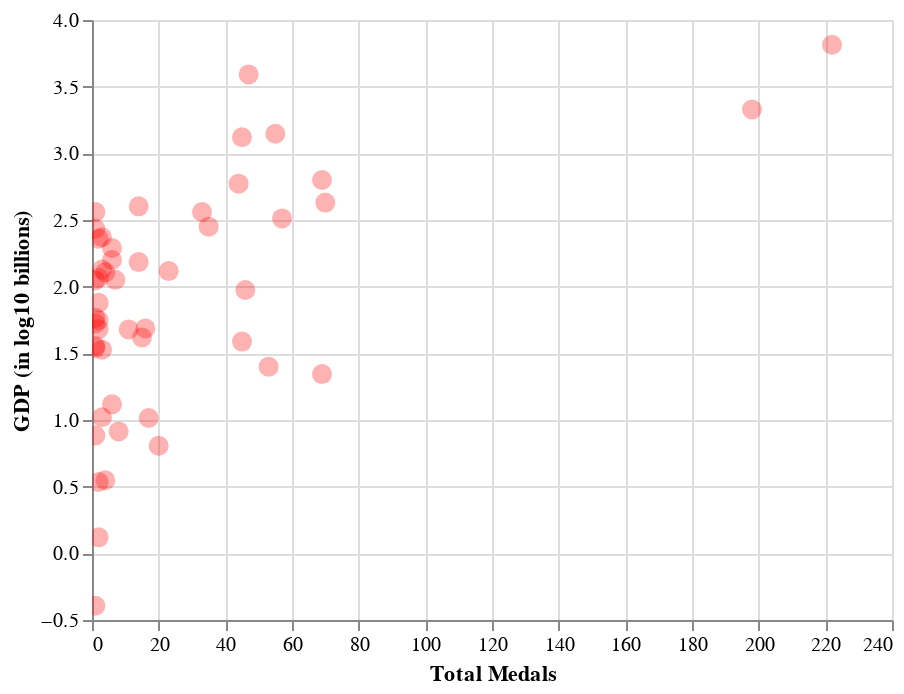

The notebook cell saved with this chart:
### Code cell
alt.Chart(df[df['Year']==1992]).mark_circle(
        color='red',
        size=100,
        opacity=0.3
    ).encode(
        x='Total Medals',
        y='GDP (in log10 billions)',
        tooltip=['Year', 'Team']
    ).interactive()

### Figure 1 — Vega-Lite specification as saved in the notebook (floating-point values rounded to 4 significant figures)
{"config": {"view": {"continuousWidth": 400, "continuousHeight": 300}}, "data": {"name": "data-007f71756e3337527e5847acb97bd904"}, "mark": {"type": "circle", "color": "red", "opacity": 0.3, "size": 100}, "encoding": {"tooltip": [{"type": "quantitative", "field": "Year"}, {"type": "nominal", "field": "Team"}], "x": {"type": "quantitative", "field": "Total Medals"}, "y": {"type": "quantitative", "field": "GDP (in log10 billions)"}}, "selection": {"selector001": {"type": "interval", "bind": "scales", "encodings": ["x", "y"]}}, "$schema": "https://vega.github.io/schema/vega-lite/v4.0.2.json", "datasets": {"data-007f71756e3337527e5847acb97bd904": [{"Team": "Algeria", "Year": 1992, "Bronze": 1.0, "Gold": 1.0, "Silver": 0.0, "Total Medals": 2.0, "Country": "Algeria", "Country_Code": "DZA", "Population": 27180000.0, "Country Name": "Algeria", "Country Code": "DZA", "Indicator Name": "GDP (current US$)", "GDP": 48000000000.0, "GDP (in USD)": 48000000000.0, "GDP (in log10 billions)": 1.681, "Total Medals (log10)": 0.301}, {"Team": "Argentina", "Year": 1992, "Bronze": 2.0, "Gold": 0.0, "Silver": 0.0, "Total Medals": 2.0, "Country": "Argentina", "Country_Code": "ARG", "Population": 33660000.0, "Country Name": "Argentina", "Country Code": "ARG", "Indicator Name": "GDP (current US$)", "GDP": 228800000000.0, "GDP (in USD)": 228800000000.0, "GDP (in log10 billions)": 2.359, "Total Medals (log10)": 0.301}, {"Team": "Australia", "Year": 1992, "Bronze": 16.0, "Gold": 14.0, "Silver": 27.0, "Total Medals": 57.0, "Country": "Australia", "Country_Code": "AUS", "Population": 17500000.0, "Country Name": "Australia", "Country Code": "AUS", "Indicator Name": "GDP (current US$)", "GDP": 324900000000.0, "GDP (in USD)": 324900000000.0, "GDP (in log10 billions)": 2.512, "Total Medals (log10)": 1.756}, {"Team": "Austria", "Year": 1992, "Bronze": 0.0, "Gold": 0.0, "Silver": 6.0, "Total Medals": 6.0, "Country": "Austria", "Country_Code": "AUT", "Population": 7841000.0, "Country Name": "Austria", "Country Code": "AUT", "Indicator Name": "GDP (current US$)", "GDP": 195100000000.0, "GDP (in USD)": 195100000000.0, "GDP (in log10 billions)": 2.29, "Total Medals (log10)": 0.7782}, {"Team": "Belgium", "Year": 1992, "Bronze": 2.0, "Gold": 0.0, "Silver": 1.0, "Total Medals": 3.0, "Country": "Belgium", "Country_Code": "BEL", "Population": 10050000.0, "Country Name": "Belgium", "Country Code": "BEL", "Indicator Name": "GDP (current US$)", "GDP": 234800000000.0, "GDP (in USD)": 234800000000.0, "GDP (in log10 billions)": 2.371, "Total Medals (log10)": 0.4771}, {"Team": "Brazil", "Year": 1992, "Bronze": 0.0, "Gold": 13.0, "Silver": 1.0, "Total Medals": 14.0, "Country": "Brazil", "Country_Code": "BRA", "Population": 154600000.0, "Country Name": "Brazil", "Country Code": "BRA", "Indicator Name": "GDP (current US$)", "GDP": 400600000000.0, "GDP (in USD)": 400600000000.0, "GDP (in log10 billions)": 2.603, "Total Medals (log10)": 1.146}, {"Team": "Bulgaria", "Year": 1992, "Bronze": 7.0, "Gold": 3.0, "Silver": 7.0, "Total Medals": 17.0, "Country": "Bulgaria", "Country_Code": "BGR", "Population": 8540000.0, "Country Name": "Bulgaria", "Country Code": "BGR", "Indicator Name": "GDP (current US$)", "GDP": 10350000000.0, "GDP (in USD)": 10350000000.0, "GDP (in log10 billions)": 1.015, "Total Medals (log10)": 1.23}, {"Team": "Canada", "Year": 1992, "Bronze": 12.0, "Gold": 27.0, "Silver": 5.0, "Total Medals": 44.0, "Country": "Canada", "Country_Code": "CAN", "Population": 28520000.0, "Country Name": "Canada", "Country Code": "CAN", "Indicator Name": "GDP (current US$)", "GDP": 592400000000.0, "GDP (in USD)": 592400000000.0, "GDP (in log10 billions)": 2.773, "Total Medals (log10)": 1.643}, {"Team": "China", "Year": 1992, "Bronze": 15.0, "Gold": 14.0, "Silver": 41.0, "Total Medals": 70.0, "Country": "China", "Country_Code": "CHN", "Population": 1165000000.0, "Country Name": "China", "Country Code": "CHN", "Indicator Name": "GDP (current US$)", "GDP": 426900000000.0, "GDP (in USD)": 426900000000.0, "GDP (in log10 billions)": 2.63, "Total Medals (log10)": 1.845}, {"Team": "Colombia", "Year": 1992, "Bronze": 1.0, "Gold": 0.0, "Silver": 0.0, "Total Medals": 1.0, "Country": "Colombia", "Country_Code": "COL", "Population": 35560000.0, "Country Name": "Colombia", "Country Code": "COL", "Indicator Name": "GDP (current US$)", "GDP": 58420000000.0, "GDP (in USD)": 58420000000.0, "GDP (in log10 billions)": 1.767, "Total Medals (log10)": 0.0}, {"Team": "Croatia", "Year": 1992, "Bronze": 3.0, "Gold": 0.0, "Silver": 12.0, "Total Medals": 15.0, "Country": "Croatia", "Country_Code": "HRV", "Population": 4470000.0, "Country Name": "Croatia", "Country Code": "HRV", "Indicator Name": "GDP (current US$)", "GDP": null, "GDP (in USD)": null, "GDP (in log10 billions)": null, "Total Medals (log10)": 1.176}, {"Team": "Cuba", "Year": 1992, "Bronze": 14.0, "Gold": 42.0, "Silver": 13.0, "Total Medals": 69.0, "Country": "Cuba", "Country_Code": "CUB", "Population": 10730000.0, "Country Name": "Cuba", "Country Code": "CUB", "Indicator Name": "GDP (current US$)", "GDP": 22090000000.0, "GDP (in USD)": 22090000000.0, "GDP (in log10 billions)": 1.344, "Total Medals (log10)": 1.839}, {"Team": "Denmark", "Year": 1992, "Bronze": 9.0, "Gold": 3.0, "Silver": 2.0, "Total Medals": 14.0, "Country": "Denmark", "Country_Code": "DNK", "Population": 5171000.0, "Country Name": "Denmark", "Country Code": "DNK", "Indicator Name": "GDP (current US$)", "GDP": 152900000000.0, "GDP (in USD)": 152900000000.0, "GDP (in log10 billions)": 2.184, "Total Medals (log10)": 1.146}, {"Team": "Estonia", "Year": 1992, "Bronze": 2.0, "Gold": 1.0, "Silver": 0.0, "Total Medals": 3.0, "Country": "Estonia", "Country_Code": "EST", "Population": 1533000.0, "Country Name": "Estonia", "Country Code": "EST", "Indicator Name": "GDP (current US$)", "GDP": null, "GDP (in USD)": null, "GDP (in log10 billions)": null, "Total Medals (log10)": 0.4771}, {"Team": "Ethiopia", "Year": 1992, "Bronze": 2.0, "Gold": 1.0, "Silver": 0.0, "Total Medals": 3.0, "Country": "Ethiopia", "Country_Code": "ETH", "Population": 51650000.0, "Country Name": "Ethiopia", "Country Code": "ETH", "Indicator Name": "GDP (current US$)", "GDP": 10490000000.0, "GDP (in USD)": 10490000000.0, "GDP (in log10 billions)": 1.021, "Total Medals (log10)": 0.4771}, {"Team": "Finland", "Year": 1992, "Bronze": 2.0, "Gold": 1.0, "Silver": 4.0, "Total Medals": 7.0, "Country": "Finland", "Country_Code": "FIN", "Population": 5042000.0, "Country Name": "Finland", "Country Code": "FIN", "Indicator Name": "GDP (current US$)", "GDP": 112500000000.0, "GDP (in USD)": 112500000000.0, "GDP (in log10 billions)": 2.051, "Total Medals (log10)": 0.8451}, {"Team": "France", "Year": 1992, "Bronze": 41.0, "Gold": 9.0, "Silver": 5.0, "Total Medals": 55.0, "Country": "France", "Country_Code": "FRA", "Population": 58850000.0, "Country Name": "France", "Country Code": "FRA", "Indicator Name": "GDP (current US$)", "GDP": 1401000000000.0, "GDP (in USD)": 1401000000000.0, "GDP (in log10 billions)": 3.147, "Total Medals (log10)": 1.74}, {"Team": "Germany", "Year": 1992, "Bronze": 60.0, "Gold": 81.0, "Silver": 57.0, "Total Medals": 198.0, "Country": "Germany", "Country_Code": "DEU", "Population": 80620000.0, "Country Name": "Germany", "Country Code": "DEU", "Indicator Name": "GDP (current US$)", "GDP": 2132000000000.0, "GDP (in USD)": 2132000000000.0, "GDP (in log10 billions)": 3.329, "Total Medals (log10)": 2.297}, {"Team": "Ghana", "Year": 1992, "Bronze": 20.0, "Gold": 0.0, "Silver": 0.0, "Total Medals": 20.0, "Country": "Ghana", "Country_Code": "GHA", "Population": 15460000.0, "Country Name": "Ghana", "Country Code": "GHA", "Indicator Name": "GDP (current US$)", "GDP": 6414000000.0, "GDP (in USD)": 6414000000.0, "GDP (in log10 billions)": 0.8071, "Total Medals (log10)": 1.301}, {"Team": "Greece", "Year": 1992, "Bronze": 0.0, "Gold": 2.0, "Silver": 0.0, "Total Medals": 2.0, "Country": "Greece", "Country_Code": "GRC", "Population": 10400000.0, "Country Name": "Greece", "Country Code": "GRC", "Indicator Name": "GDP (current US$)", "GDP": 116200000000.0, "GDP (in USD)": 116200000000.0, "GDP (in log10 billions)": 2.065, "Total Medals (log10)": 0.301}, {"Team": "Hungary", "Year": 1992, "Bronze": 8.0, "Gold": 14.0, "Silver": 23.0, "Total Medals": 45.0, "Country": "Hungary", "Country_Code": "HUN", "Population": 10370000.0, "Country Name": "Hungary", "Country Code": "HUN", "Indicator Name": "GDP (current US$)", "GDP": 38730000000.0, "GDP (in USD)": 38730000000.0, "GDP (in log10 billions)": 1.588, "Total Medals (log10)": 1.653}, {"Team": "Indonesia", "Year": 1992, "Bronze": 1.0, "Gold": 2.0, "Silver": 1.0, "Total Medals": 4.0, "Country": "Indonesia", "Country_Code": "IDN", "Population": 187800000.0, "Country Name": "Indonesia", "Country Code": "IDN", "Indicator Name": "GDP (current US$)", "GDP": 128000000000.0, "GDP (in USD)": 128000000000.0, "GDP (in log10 billions)": 2.107, "Total Medals (log10)": 0.6021}, {"Team": "Ireland", "Year": 1992, "Bronze": 0.0, "Gold": 1.0, "Silver": 1.0, "Total Medals": 2.0, "Country": "Ireland", "Country_Code": "IRL", "Population": 3558000.0, "Country Name": "Ireland", "Country Code": "IRL", "Indicator Name": "GDP (current US$)", "GDP": 55990000000.0, "GDP (in USD)": 55990000000.0, "GDP (in log10 billions)": 1.748, "Total Medals (log10)": 0.301}, {"Team": "Israel", "Year": 1992, "Bronze": 1.0, "Gold": 0.0, "Silver": 1.0, "Total Medals": 2.0, "Country": "Israel", "Country_Code": "ISR", "Population": 5123000.0, "Country Name": "Israel", "Country Code": "ISR", "Indicator Name": "GDP (current US$)", "GDP": 75610000000.0, "GDP (in USD)": 75610000000.0, "GDP (in log10 billions)": 1.879, "Total Medals (log10)": 0.301}, {"Team": "Italy", "Year": 1992, "Bronze": 14.0, "Gold": 21.0, "Silver": 10.0, "Total Medals": 45.0, "Country": "Italy", "Country_Code": "ITA", "Population": 56800000.0, "Country Name": "Italy", "Country Code": "ITA", "Indicator Name": "GDP (current US$)", "GDP": 1320000000000.0, "GDP (in USD)": 1320000000000.0, "GDP (in log10 billions)": 3.121, "Total Medals (log10)": 1.653}, {"Team": "Jamaica", "Year": 1992, "Bronze": 1.0, "Gold": 0.0, "Silver": 3.0, "Total Medals": 4.0, "Country": "Jamaica", "Country_Code": "JAM", "Population": 2465000.0, "Country Name": "Jamaica", "Country Code": "JAM", "Indicator Name": "GDP (current US$)", "GDP": 3531000000.0, "GDP (in USD)": 3531000000.0, "GDP (in log10 billions)": 0.5479, "Total Medals (log10)": 0.6021}, {"Team": "Japan", "Year": 1992, "Bronze": 36.0, "Gold": 3.0, "Silver": 8.0, "Total Medals": 47.0, "Country": "Japan", "Country_Code": "JPN", "Population": 124200000.0, "Country Name": "Japan", "Country Code": "JPN", "Indicator Name": "GDP (current US$)", "GDP": 3909000000000.0, "GDP (in USD)": 3909000000000.0, "GDP (in log10 billions)": 3.592, "Total Medals (log10)": 1.672}, {"Team": "Kenya", "Year": 1992, "Bronze": 2.0, "Gold": 2.0, "Silver": 4.0, "Total Medals": 8.0, "Country": "Kenya", "Country_Code": "KEN", "Population": 24960000.0, "Country Name": "Kenya", "Country Code": "KEN", "Indicator Name": "GDP (current US$)", "GDP": 8209000000.0, "GDP (in USD)": 8209000000.0, "GDP (in log10 billions)": 0.9143, "Total Medals (log10)": 0.9031}, {"Team": "Latvia", "Year": 1992, "Bronze": 1.0, "Gold": 0.0, "Silver": 2.0, "Total Medals": 3.0, "Country": "Latvia", "Country_Code": "LVA", "Population": 2614000.0, "Country Name": "Latvia", "Country Code": "LVA", "Indicator Name": "GDP (current US$)", "GDP": null, "GDP (in USD)": null, "GDP (in log10 billions)": null, "Total Medals (log10)": 0.4771}, {"Team": "Lithuania", "Year": 1992, "Bronze": 12.0, "Gold": 1.0, "Silver": 0.0, "Total Medals": 13.0, "Country": "Lithuania", "Country_Code": "LTU", "Population": 3700000.0, "Country Name": "Lithuania", "Country Code": "LTU", "Indicator Name": "GDP (current US$)", "GDP": null, "GDP (in USD)": null, "GDP (in log10 billions)": null, "Total Medals (log10)": 1.114}, {"Team": "Mexico", "Year": 1992, "Bronze": 0.0, "Gold": 0.0, "Silver": 1.0, "Total Medals": 1.0, "Country": "Mexico", "Country_Code": "MEX", "Population": 88830000.0, "Country Name": "Mexico", "Country Code": "MEX", "Indicator Name": "GDP (current US$)", "GDP": 363200000000.0, "GDP (in USD)": 363200000000.0, "GDP (in log10 billions)": 2.56, "Total Medals (log10)": 0.0}, {"Team": "Mongolia", "Year": 1992, "Bronze": 2.0, "Gold": 0.0, "Silver": 0.0, "Total Medals": 2.0, "Country": "Mongolia", "Country_Code": "MNG", "Population": 2244000.0, "Country Name": "Mongolia", "Country Code": "MNG", "Indicator Name": "GDP (current US$)", "GDP": 1318000000.0, "GDP (in USD)": 1318000000.0, "GDP (in log10 billions)": 0.1198, "Total Medals (log10)": 0.301}, {"Team": "Morocco", "Year": 1992, "Bronze": 1.0, "Gold": 1.0, "Silver": 1.0, "Total Medals": 3.0, "Country": "Morocco", "Country_Code": "MAR", "Population": 25790000.0, "Country Name": "Morocco", "Country Code": "MAR", "Indicator Name": "GDP (current US$)", "GDP": 33710000000.0, "GDP (in USD)": 33710000000.0, "GDP (in log10 billions)": 1.528, "Total Medals (log10)": 0.4771}, {"Team": "Namibia", "Year": 1992, "Bronze": 0.0, "Gold": 0.0, "Silver": 2.0, "Total Medals": 2.0, "Country": "Namibia", "Country_Code": "NAM", "Population": 1514000.0, "Country Name": "Namibia", "Country Code": "NAM", "Indicator Name": "GDP (current US$)", "GDP": 3425000000.0, "GDP (in USD)": 3425000000.0, "GDP (in log10 billions)": 0.5346, "Total Medals (log10)": 0.301}, {"Team": "Netherlands", "Year": 1992, "Bronze": 8.0, "Gold": 5.0, "Silver": 20.0, "Total Medals": 33.0, "Country": "Netherlands", "Country_Code": "NLD", "Population": 15180000.0, "Country Name": "Netherlands", "Country Code": "NLD", "Indicator Name": "GDP (current US$)", "GDP": 363000000000.0, "GDP (in USD)": 363000000000.0, "GDP (in log10 billions)": 2.56, "Total Medals (log10)": 1.519}, {"Team": "New Zealand", "Year": 1992, "Bronze": 5.0, "Gold": 1.0, "Silver": 9.0, "Total Medals": 15.0, "Country": "New Zealand", "Country_Code": "NZL", "Population": 3532000.0, "Country Name": "New Zealand", "Country Code": "NZL", "Indicator Name": "GDP (current US$)", "GDP": 41650000000.0, "GDP (in USD)": 41650000000.0, "GDP (in log10 billions)": 1.62, "Total Medals (log10)": 1.176}, {"Team": "Nigeria", "Year": 1992, "Bronze": 4.0, "Gold": 0.0, "Silver": 7.0, "Total Medals": 11.0, "Country": "Nigeria", "Country_Code": "NGA", "Population": 100200000.0, "Country Name": "Nigeria", "Country Code": "NGA", "Indicator Name": "GDP (current US$)", "GDP": 47790000000.0, "GDP (in USD)": 47790000000.0, "GDP (in log10 billions)": 1.679, "Total Medals (log10)": 1.041}, {"Team": "Norway", "Year": 1992, "Bronze": 1.0, "Gold": 2.0, "Silver": 20.0, "Total Medals": 23.0, "Country": "Norway", "Country_Code": "NOR", "Population": 4286000.0, "Country Name": "Norway", "Country Code": "NOR", "Indicator Name": "GDP (current US$)", "GDP": 130800000000.0, "GDP (in USD)": 130800000000.0, "GDP (in log10 billions)": 2.117, "Total Medals (log10)": 1.362}, {"Team": "Pakistan", "Year": 1992, "Bronze": 16.0, "Gold": 0.0, "Silver": 0.0, "Total Medals": 16.0, "Country": "Pakistan", "Country_Code": "PAK", "Population": 113700000.0, "Country Name": "Pakistan", "Country Code": "PAK", "Indicator Name": "GDP (current US$)", "GDP": 48640000000.0, "GDP (in USD)": 48640000000.0, "GDP (in log10 billions)": 1.687, "Total Medals (log10)": 1.204}, {"Team": "Peru", "Year": 1992, "Bronze": 0.0, "Gold": 0.0, "Silver": 1.0, "Total Medals": 1.0, "Country": "Peru", "Country_Code": "PER", "Population": 22740000.0, "Country Name": "Peru", "Country Code": "PER", "Indicator Name": "GDP (current US$)", "GDP": 35970000000.0, "GDP (in USD)": 35970000000.0, "GDP (in log10 billions)": 1.556, "Total Medals (log10)": 0.0}, {"Team": "Philippines", "Year": 1992, "Bronze": 1.0, "Gold": 0.0, "Silver": 0.0, "Total Medals": 1.0, "Country": "Philippines", "Country_Code": "PHL", "Population": 65080000.0, "Country Name": "Philippines", "Country Code": "PHL", "Indicator Name": "GDP (current US$)", "GDP": 52980000000.0, "GDP (in USD)": 52980000000.0, "GDP (in log10 billions)": 1.724, "Total Medals (log10)": 0.0}, {"Team": "Poland", "Year": 1992, "Bronze": 19.0, "Gold": 5.0, "Silver": 22.0, "Total Medals": 46.0, "Country": "Poland", "Country_Code": "POL", "Population": 38360000.0, "Country Name": "Poland", "Country Code": "POL", "Indicator Name": "GDP (current US$)", "GDP": 94340000000.0, "GDP (in USD)": 94340000000.0, "GDP (in log10 billions)": 1.975, "Total Medals (log10)": 1.663}, {"Team": "Puerto Rico", "Year": 1992, "Bronze": 1.0, "Gold": 0.0, "Silver": 0.0, "Total Medals": 1.0, "Country": "Puerto Rico", "Country_Code": "PRI", "Population": 3585000.0, "Country Name": "Puerto Rico", "Country Code": "PRI", "Indicator Name": "GDP (current US$)", "GDP": 34630000000.0, "GDP (in USD)": 34630000000.0, "GDP (in log10 billions)": 1.539, "Total Medals (log10)": 0.0}, {"Team": "Qatar", "Year": 1992, "Bronze": 1.0, "Gold": 0.0, "Silver": 0.0, "Total Medals": 1.0, "Country": "Qatar", "Country_Code": "QAT", "Population": 495500.0, "Country Name": "Qatar", "Country Code": "QAT", "Indicator Name": "GDP (current US$)", "GDP": 7646000000.0, "GDP (in USD)": 7646000000.0, "GDP (in log10 billions)": 0.8834, "Total Medals (log10)": 0.0}, {"Team": "Romania", "Year": 1992, "Bronze": 14.0, "Gold": 8.0, "Silver": 31.0, "Total Medals": 53.0, "Country": "Romania", "Country_Code": "ROU", "Population": 22790000.0, "Country Name": "Romania", "Country Code": "ROU", "Indicator Name": "GDP (current US$)", "GDP": 25120000000.0, "GDP (in USD)": 25120000000.0, "GDP (in log10 billions)": 1.4, "Total Medals (log10)": 1.724}, {"Team": "Slovenia", "Year": 1992, "Bronze": 6.0, "Gold": 0.0, "Silver": 0.0, "Total Medals": 6.0, "Country": "Slovenia", "Country_Code": "SVN", "Population": 1996000.0, "Country Name": "Slovenia", "Country Code": "SVN", "Indicator Name": "GDP (current US$)", "GDP": 13100000000.0, "GDP (in USD)": 13100000000.0, "GDP (in log10 billions)": 1.117, "Total Medals (log10)": 0.7782}, {"Team": "South Africa", "Year": 1992, "Bronze": 0.0, "Gold": 0.0, "Silver": 3.0, "Total Medals": 3.0, "Country": "South Africa", "Country_Code": "ZAF", "Population": 38650000.0, "Country Name": "South Africa", "Country Code": "ZAF", "Indicator Name": "GDP (current US$)", "GDP": 134500000000.0, "GDP (in USD)": 134500000000.0, "GDP (in log10 billions)": 2.129, "Total Medals (log10)": 0.4771}, {"Team": "Spain", "Year": 1992, "Bronze": 2.0, "Gold": 48.0, "Silver": 19.0, "Total Medals": 69.0, "Country": "Spain", "Country_Code": "ESP", "Population": 39160000.0, "Country Name": "Spain", "Country Code": "ESP", "Indicator Name": "GDP (current US$)", "GDP": 630900000000.0, "GDP (in USD)": 630900000000.0, "GDP (in log10 billions)": 2.8, "Total Medals (log10)": 1.839}, {"Team": "Suriname", "Year": 1992, "Bronze": 1.0, "Gold": 0.0, "Silver": 0.0, "Total Medals": 1.0, "Country": "Suriname", "Country_Code": "SUR", "Population": 422800.0, "Country Name": "Suriname", "Country Code": "SUR", "Indicator Name": "GDP (current US$)", "GDP": 404600000.0, "GDP (in USD)": 404600000.0, "GDP (in log10 billions)": -0.393, "Total Medals (log10)": 0.0}, {"Team": "Sweden", "Year": 1992, "Bronze": 7.0, "Gold": 1.0, "Silver": 27.0, "Total Medals": 35.0, "Country": "Sweden", "Country_Code": "SWE", "Population": 8668000.0, "Country Name": "Sweden", "Country Code": "SWE", "Indicator Name": "GDP (current US$)", "GDP": 282000000000.0, "GDP (in USD)": 282000000000.0, "GDP (in log10 billions)": 2.45, "Total Medals (log10)": 1.544}, {"Team": "Switzerland", "Year": 1992, "Bronze": 0.0, "Gold": 1.0, "Silver": 0.0, "Total Medals": 1.0, "Country": "Switzerland", "Country_Code": "CHE", "Population": 6875000.0, "Country Name": "Switzerland", "Country Code": "CHE", "Indicator Name": "GDP (current US$)", "GDP": 271800000000.0, "GDP (in USD)": 271800000000.0, "GDP (in log10 billions)": 2.434, "Total Medals (log10)": 0.0}, {"Team": "Thailand", "Year": 1992, "Bronze": 1.0, "Gold": 0.0, "Silver": 0.0, "Total Medals": 1.0, "Country": "Thailand", "Country_Code": "THA", "Population": 57840000.0, "Country Name": "Thailand", "Country Code": "THA", "Indicator Name": "GDP (current US$)", "GDP": 111500000000.0, "GDP (in USD)": 111500000000.0, "GDP (in log10 billions)": 2.047, "Total Medals (log10)": 0.0}, {"Team": "Turkey", "Year": 1992, "Bronze": 2.0, "Gold": 2.0, "Silver": 2.0, "Total Medals": 6.0, "Country": "Turkey", "Country_Code": "TUR", "Population": 55750000.0, "Country Name": "Turkey", "Country Code": "TUR", "Indicator Name": "GDP (current US$)", "GDP": 158500000000.0, "GDP (in USD)": 158500000000.0, "GDP (in log10 billions)": 2.2, "Total Medals (log10)": 0.7782}, {"Team": "United States", "Year": 1992, "Bronze": 85.0, "Gold": 87.0, "Silver": 50.0, "Total Medals": 222.0, "Country": "United States", "Country_Code": "USA", "Population": 256500000.0, "Country Name": "United States", "Country Code": "USA", "Indicator Name": "GDP (current US$)", "GDP": 6520000000000.0, "GDP (in USD)": 6520000000000.0, "GDP (in log10 billions)": 3.814, "Total Medals (log10)": 2.346}]}}
